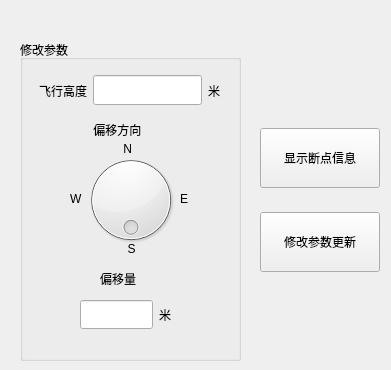
      <widget class="QWidget" name="tab_5">
       <attribute name="title">
        <string>断点续飞</string>
       </attribute>
       <widget class="QGroupBox" name="groupBox">
        <property name="geometry">
         <rect>
          <x>20</x>
          <y>40</y>
          <width>221</width>
          <height>321</height>
         </rect>
        </property>
        <property name="title">
         <string>修改参数</string>
        </property>
        <widget class="QLabel" name="label_36">
         <property name="geometry">
          <rect>
           <x>80</x>
           <y>230</y>
           <width>67</width>
           <height>17</height>
          </rect>
         </property>
         <property name="text">
          <string>偏移量</string>
         </property>
        </widget>
        <widget class="QLabel" name="label_46">
         <property name="geometry">
          <rect>
           <x>101</x>
           <y>200</y>
           <width>21</width>
           <height>17</height>
          </rect>
         </property>
         <property name="text">
          <string>  S</string>
         </property>
        </widget>
        <widget class="QLabel" name="label_44">
         <property name="geometry">
          <rect>
           <x>60</x>
           <y>80</y>
           <width>91</width>
           <height>20</height>
          </rect>
         </property>
         <property name="text">
          <string>    偏移方向</string>
         </property>
        </widget>
        <widget class="QLabel" name="label_45">
         <property name="geometry">
          <rect>
           <x>50</x>
           <y>150</y>
           <width>21</width>
           <height>17</height>
          </rect>
         </property>
         <property name="text">
          <string>W</string>
         </property>
        </widget>
        <widget class="QLabel" name="label_47">
         <property name="geometry">
          <rect>
           <x>160</x>
           <y>150</y>
           <width>21</width>
           <height>17</height>
          </rect>
         </property>
         <property name="text">
          <string>E</string>
         </property>
        </widget>
        <widget class="QLabel" name="label_48">
         <property name="geometry">
          <rect>
           <x>60</x>
           <y>100</y>
           <width>56</width>
           <height>17</height>
          </rect>
         </property>
         <property name="text">
          <string>             N</string>
         </property>
        </widget>
        <widget class="QWidget" name="layoutWidget_10">
         <property name="geometry">
          <rect>
           <x>19</x>
           <y>30</y>
           <width>181</width>
           <height>41</height>
          </rect>
         </property>
         <layout class="QHBoxLayout" name="horizontalLayout_15">
          <item>
           <widget class="QLabel" name="label_55">
            <property name="text">
             <string>飞行高度</string>
            </property>
           </widget>
          </item>
          <item>
           <widget class="QLineEdit" name="lineEdit_Flying_Height_2">
            <property name="minimumSize">
             <size>
              <width>0</width>
              <height>30</height>
             </size>
            </property>
            <property name="maximumSize">
             <size>
              <width>16777215</width>
              <height>30</height>
             </size>
            </property>
           </widget>
          </item>
          <item>
           <widget class="QLabel" name="label_56">
            <property name="text">
             <string>米</string>
            </property>
           </widget>
          </item>
         </layout>
        </widget>
        <widget class="QDial" name="dial_Offset_Angle_2">
         <property name="geometry">
          <rect>
           <x>61</x>
           <y>110</y>
           <width>100</width>
           <height>100</height>
          </rect>
         </property>
         <property name="maximum">
          <number>360</number>
         </property>
         <property name="pageStep">
          <number>360</number>
         </property>
         <property name="orientation">
          <enum>Qt::Vertical</enum>
         </property>
         <property name="invertedAppearance">
          <bool>false</bool>
         </property>
         <property name="invertedControls">
          <bool>true</bool>
         </property>
         <property name="wrapping">
          <bool>true</bool>
         </property>
         <property name="notchTarget">
          <double>10.000000000000000</double>
         </property>
         <property name="notchesVisible">
          <bool>false</bool>
         </property>
        </widget>
        <widget class="QWidget" name="layoutWidget_8">
         <property name="geometry">
          <rect>
           <x>60</x>
           <y>260</y>
           <width>91</width>
           <height>29</height>
          </rect>
         </property>
         <layout class="QHBoxLayout" name="horizontalLayout_11">
          <item>
           <widget class="QLineEdit" name="lineEdit_Offset_Dist_2">
            <property name="maximumSize">
             <size>
              <width>16777215</width>
              <height>30</height>
             </size>
            </property>
           </widget>
          </item>
          <item>
           <widget class="QLabel" name="label_42">
            <property name="text">
             <string>米</string>
            </property>
           </widget>
          </item>
         </layout>
        </widget>
       </widget>
       <widget class="QWidget" name="layoutWidget">
        <property name="geometry">
         <rect>
          <x>260</x>
          <y>110</y>
          <width>122</width>
          <height>181</height>
         </rect>
        </property>
        <layout class="QVBoxLayout" name="verticalLayout_15">
         <item>
          <widget class="QPushButton" name="pushButton_Open_Break_Point">
           <property name="minimumSize">
            <size>
             <width>120</width>
             <height>60</height>
            </size>
           </property>
           <property name="maximumSize">
            <size>
             <width>120</width>
             <height>60</height>
            </size>
           </property>
           <property name="text">
            <string>显示断点信息</string>
           </property>
          </widget>
         </item>
         <item>
          <widget class="QPushButton" name="pushButton_Break_Paras_Update">
           <property name="minimumSize">
            <size>
             <width>120</width>
             <height>60</height>
            </size>
           </property>
           <property name="maximumSize">
            <size>
             <width>120</width>
             <height>60</height>
            </size>
           </property>
           <property name="text">
            <string>修改参数更新</string>
           </property>
          </widget>
         </item>
        </layout>
       </widget>
      </widget>
